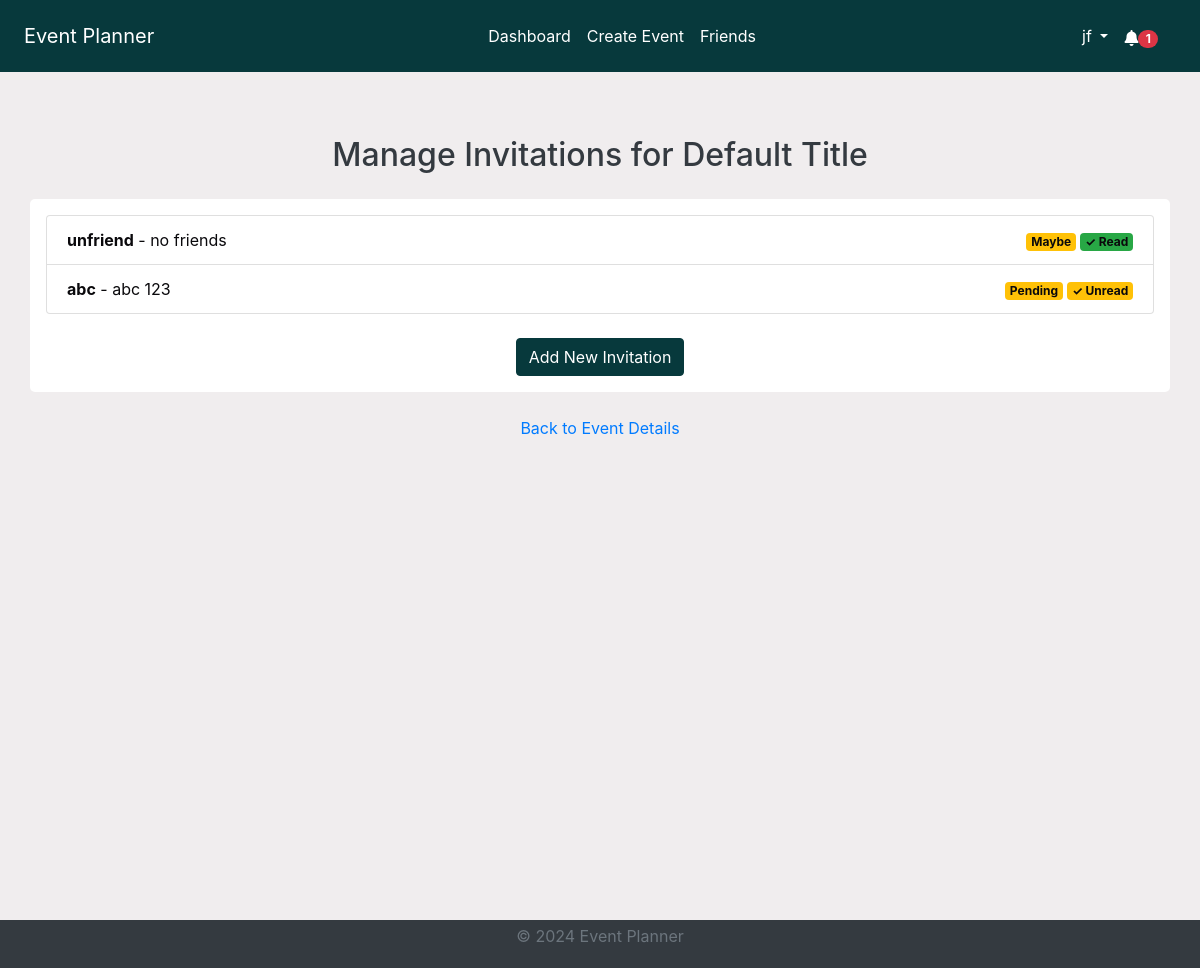
/invitations/manage/268/ (signed in), run on an earlier commit of the app's database.
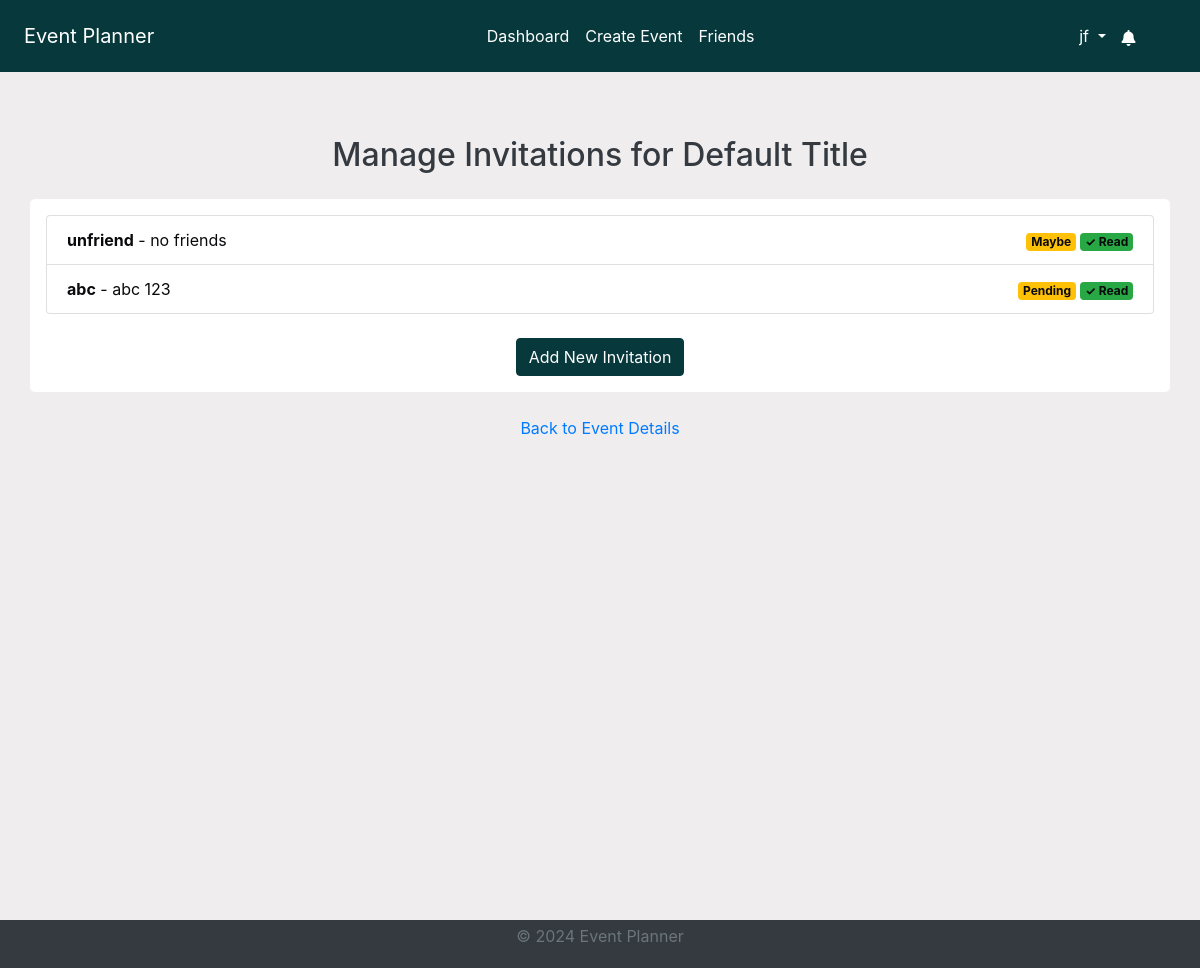
And on a later commit of the database.
### invitations/models.py (models this page shows, shortened)
class Invitation(models.Model):
    STATUS_CHOICES = [
        ("Pending", "Pending"),
        ("Accepted", "Accepted"),
        ("Declined", "Declined"),
    ]
    event = models.ForeignKey(
        Event, on_delete=models.CASCADE, related_name="invitations"
    )
    user = models.ForeignKey(User, on_delete=models.CASCADE)
    status = models.CharField(
        max_length=20, choices=STATUS_CHOICES, default="Pending"
    )
    suggested_date = models.DateTimeField(null=True, blank=True)
    read = models.BooleanField(default=False)
    created_at = models.DateTimeField(auto_now_add=True)
    updated_at = models.DateTimeField(auto_now=True)

### invitations/views.py (the view)
@login_required
def manage_invitations(request, event_id):
    event = get_object_or_404(Event, id=event_id)
    if event.created_by != request.user:
        return redirect("dashboard")
    invitations = Invitation.objects.filter(event=event).select_related("user")
    return render(
        request,
        "invitations/manage_invitations.html",
        {"event": event, "invitations": invitations},
    )

### accounts/context_processors.py (called while the page is built)
def google_api_key(request):
    return {"GOOGLE_API_KEY": os.getenv("GOOGLE_API_KEY")}

### notifications/context_processors.py (called while the page is built)
def notifications(request):
    if request.user.is_authenticated:
        all_unread_notifications = Notification.objects.filter(
            user=request.user, read=False
        ).order_by("-created_at")
        unread_count = all_unread_notifications.count()
        recent_unread_notifications = all_unread_notifications[:8]
        return {
            "recent_unread_notifications": recent_unread_notifications,
            "unread_count": unread_count,
        }
    return {}

### templates/invitations/manage_invitations.html (shortened to what this page needs)
{% extends 'base.html' %}
{% block content %}
<div class="container mt-5">
    <h2 class="text-center text-dark">Manage Invitations for {{ event.title }}</h2>
    <form class="invitation-list mt-4">
        <ul class="list-group">
            {% for invitation in invitations %}
                <li class="list-group-item d-flex justify-content-between align-items-center">
                    <span>
                        <strong>{{ invitation.user.username }}</strong> - {{ invitation.user.first_name }} {{ invitation.user.last_name }}
                    </span>
                    <span>
                        <span class="badge bg-{{ invitation.status|lower }}">{{ invitation.status }}</span>
                        {% if invitation.read %}
                            <span class="badge bg-success">✓ Read</span>
                        {% else %}
                            <span class="badge bg-warning">✓ Unread</span>
                        {% endif %}
                    </span>
                </li>
            {% empty %}
                <li class="list-group-item">No invitations found.</li>
            {% endfor %}
        </ul>
        <div class="text-center mt-4">
            <a href="{% url 'create_invitation' event.id %}" class="btn btn-primary">Add New Invitation</a>
        </div>
    </form>
    <div class="text-center mt-4">
        <a href="{% url 'event_details' event.id %}" >Back to Event Details</a>
    </div>
</div>
{% endblock %}

### templates/base.html (shortened to what this page needs)
<!DOCTYPE html>
<html lang="en">
<head>
    {% load static %}
    <link rel="stylesheet" href="https://stackpath.bootstrapcdn.com/bootstrap/4.5.2/css/bootstrap.min.css">
    <link rel="stylesheet" href="{% static 'css/styles.css' %}">
    <link rel="stylesheet" href="https://cdnjs.cloudflare.com/ajax/libs/font-awesome/5.15.4/css/all.min.css">
    <link rel="stylesheet" href="https://cdnjs.cloudflare.com/ajax/libs/fullcalendar/3.10.2/fullcalendar.min.css" />
</head>
<body class="c-app">
    <header class="c-header c-header-light c-header-fixed">
        <nav class="navbar navbar-expand-lg navbar-light">
            <a class="navbar-brand" href="{% url 'home' %}">Event Planner</a>
            <div class="collapse navbar-collapse" id="navbarSupportedContent">
                {% if user.is_authenticated %}
                <ul class="navbar-nav mx-auto">
                    <li class="nav-item {% if request.resolver_match.url_name == 'dashboard' %}active{% endif %}">
                        <a class="nav-link" href="{% url 'dashboard' %}">Dashboard</a>
                    </li>
                    <li class="nav-item {% if request.resolver_match.url_name == 'create_event' %}active{% endif %}">
                        <a class="nav-link" href="{% url 'create_event' %}">Create Event</a>
                    </li>
                    <li class="nav-item {% if request.resolver_match.url_name == 'friends_page' %}active{% endif %}">
                        <a class="nav-link" href="{% url 'friends_page' %}">Friends</a>
                    </li>
                    {% endif %}
                </ul>
                {% if user.is_authenticated %}
                <ul class="navbar-nav d-flex">
                    <li class="nav-item dropdown">
                        <a class="nav-link dropdown-toggle" href="#" id="profileLink" role="button" data-toggle="dropdown" aria-haspopup="true" aria-expanded="false">
                            {{ user.username }}
                        </a>
                    </li>
                </ul>
                {% endif %}
            </div>
            {% if user.is_authenticated %}
                <ul class="navbar-nav ml-auto d-flex">
                    <li class="nav-item">
                        <a class="nav-link" href="#" id="notificationBell" role="button" data-toggle="dropdown" aria-haspopup="true" aria-expanded="false">
                            <i class="fas fa-bell"></i>
                            {% if unread_count > 0 %}
                                <span class="badge badge-pill badge-danger">{{ unread_count }}</span>
                            {% else %}
                                <span class="badge badge-pill badge-danger" style="opacity: 0;">{{ unread_count }}</span>
                            {% endif %}
                        </a>
                    </li>
                </ul>
            {% endif %}
        </nav>
    </header>
    <main class="c-main">
        <div class="container-fluid">
            <div class="fade-in">
                {% block content %}{% endblock %}
            </div>
        </div>
    </main>
    <footer class="footer py-1">
        <div class="container text-center">
            <p class="text-muted">&copy; 2024 Event Planner</p>
        </div>
    </footer>
</body>
</html>

What changed in the data, as far as the page shows it:
changed Invitation "Pending": read "✓ Unread" → "✓ Read"
Also different on the page:
{{ unread_count }}: "1" → (not shown)
